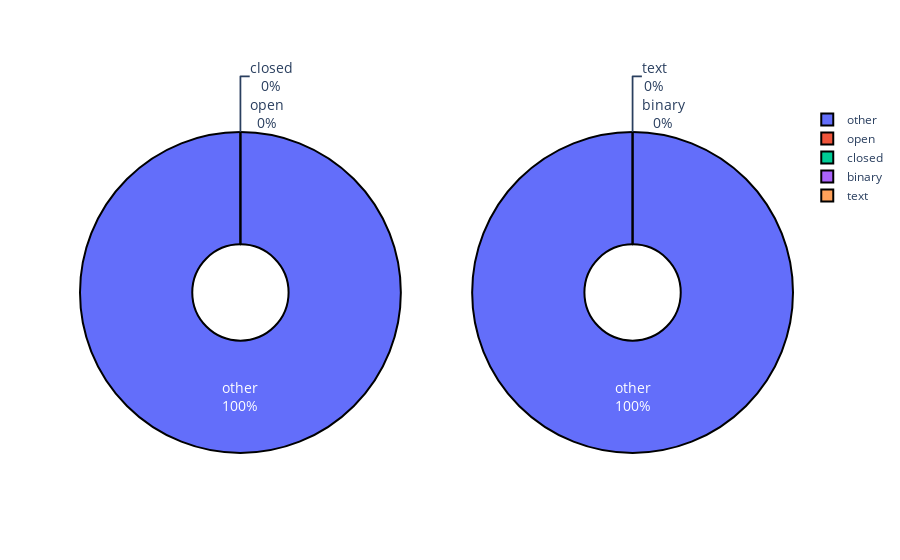

Notebook code for this chart:
### Markdown cell above
# File editability breakdown

### Code cell
# Plot with two charts side-by-side via `domain`: 
# https://plotly.com/python/pie-charts/
# https://stackoverflow.com/a/47591495/186904

files_editability_plot = make_subplots(
    rows=1, 
    cols=2, 
    specs=[[{"type": "domain"}, {"type": "domain"}]]
)

files_editability_plot.add_trace(
    go.Pie(
        labels=["open", "closed", "other"], 
        values=[
            int(files_editability_df["open"]), 
            int(files_editability_df["closed"]), 
            int(files_editability_df["openness_other"])
        ], 
        name="Open/closed format"
    ), 
    1, 1 # Specifies where this pie chart goes in the plot
)

files_editability_plot.add_trace(
    go.Pie(
        labels=["binary", "text", "other"], 
        values=[
            int(files_editability_df["binary"]), 
            int(files_editability_df["text"]), 
            int(files_editability_df["encoding_other"])
        ], 
        name="Encoding"
    ), 
    1, 2
)

files_editability_plot.update_traces(
    hoverinfo="label+value", 
    textinfo="label+percent", 
    textfont_size=14, 
    marker=dict(
        line=dict(color='#000000', width=2)
    ), 
    hole=0.3
)

files_editability_plot.show()

### Figure 1 — Plotly figure (JSON) as saved in the notebook; plotly's stock layout.template omitted (floating-point values rounded to 4 significant figures)
{"data": [{"domain": {"x": [0, 0.45], "y": [0, 1]}, "hole": 0.3, "hoverinfo": "label+value", "labels": ["open", "closed", "other"], "marker": {"line": {"color": "#000000", "width": 2}}, "name": "Open/closed format", "textfont": {"size": 14}, "textinfo": "label+percent", "type": "pie", "values": [0, 0, 290]}, {"domain": {"x": [0.55, 1], "y": [0, 1]}, "hole": 0.3, "hoverinfo": "label+value", "labels": ["binary", "text", "other"], "marker": {"line": {"color": "#000000", "width": 2}}, "name": "Encoding", "textfont": {"size": 14}, "textinfo": "label+percent", "type": "pie", "values": [0, 0, 290]}], "layout": {}}
